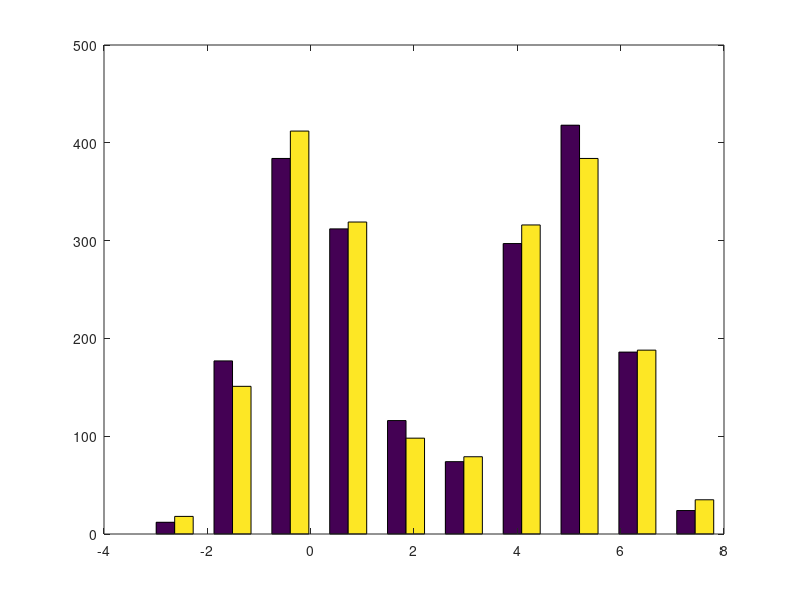

Reproduce this figure in MATLAB.
% kurtosis
    % alta curtosis: es mucho a puntadimto
    % en otras para datos raros extremos
    % baja kurotsis se drealaciona con la bimodalidad 
    % o  mixtura de variables aleatorias (poblaciones)
    %
    % se toma como referente el tres, es decir
    % si k > 3: alta kurtosis
    % si k < 3: baja kurtosis

    x01 = randn(1000,2);
    x02 = 5 + randn(1000,2);
    x = [x02 
         x01];
    figure
    hist(x)
    k = kurtosis(x)
    
    

 